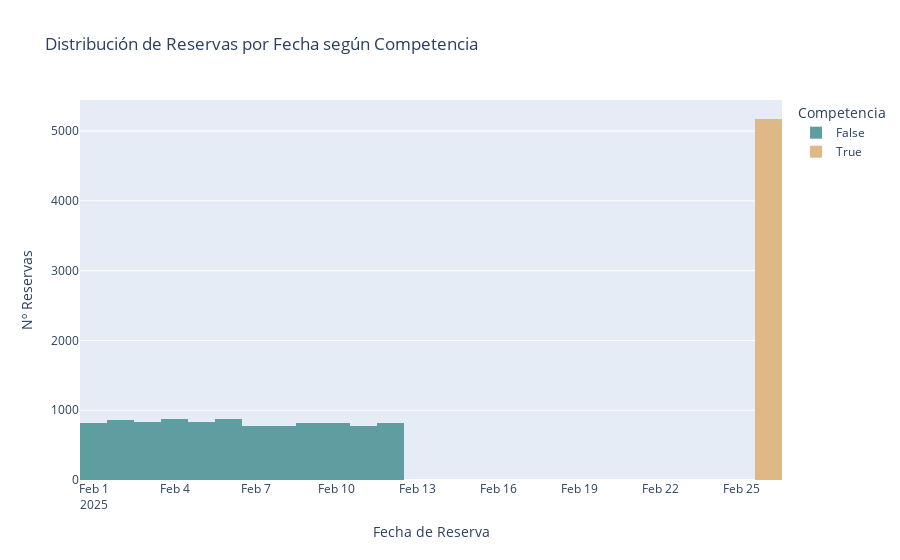

The cell this chart's notebook holds for it:
### Code cell
fig = px.histogram(df_final, 
                   x="fecha_reserva", 
                   color="competencia",  # Equivalente a hue en Seaborn
                   nbins=30, 
                   title="Distribución de Reservas por Fecha según Competencia",
                   color_discrete_map={True: "burlywood", False: "cadetblue"} )

fig.update_layout(xaxis_title="Fecha de Reserva", 
                  yaxis_title="Nº Reservas",
                  legend_title="Competencia")

fig.show()

### Figure 1 — Plotly figure (JSON) as saved in the notebook; plotly's stock layout.template omitted (floating-point values rounded to 4 significant figures; data arrays with more than 128 entries replaced by an {"elided": "..."} marker saying what was removed)
{"data": [{"bingroup": "x", "hovertemplate": "competencia=False<br>fecha_reserva=%{x}<br>count=%{y}<extra></extra>", "legendgroup": "False", "marker": {"color": "cadetblue", "pattern": {"shape": ""}}, "name": "False", "nbinsx": 30, "orientation": "v", "showlegend": true, "type": "histogram", "x": {"elided": "9828 str values"}, "xaxis": "x", "yaxis": "y"}, {"bingroup": "x", "hovertemplate": "competencia=True<br>fecha_reserva=%{x}<br>count=%{y}<extra></extra>", "legendgroup": "True", "marker": {"color": "burlywood", "pattern": {"shape": ""}}, "name": "True", "nbinsx": 30, "orientation": "v", "showlegend": true, "type": "histogram", "x": {"elided": "5172 str values"}, "xaxis": "x", "yaxis": "y"}], "layout": {"barmode": "relative", "legend": {"title": {"text": "Competencia"}, "tracegroupgap": 0}, "title": {"text": "Distribución de Reservas por Fecha según Competencia"}, "xaxis": {"anchor": "y", "domain": [0, 1], "title": {"text": "Fecha de Reserva"}}, "yaxis": {"anchor": "x", "domain": [0, 1], "title": {"text": "Nº Reservas"}}}}
